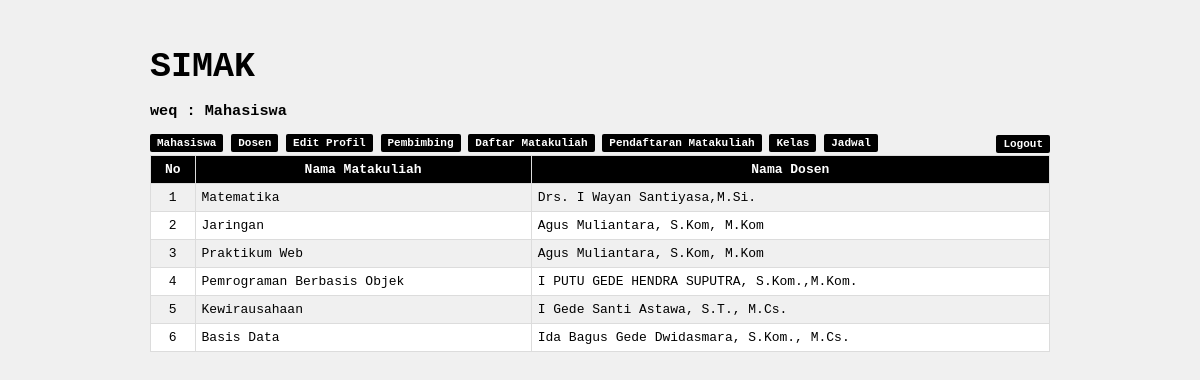
The page /dm.php (signed in) on the database its author committed.
### tables this page shows
CREATE TABLE `user` (
  `KodeUser` varchar(20) NOT NULL,
  `Username` varchar(15) NOT NULL,
  `Pwd` varchar(20) NOT NULL,
  `Nama` varchar(100) NOT NULL,
  `Otoritas` enum('Dosen','Mahasiswa','Staff') NOT NULL,
  `Status` enum('Verifikasi','Meninggal','Putus Kontrak','Belum Bayar','Mutasi') NOT NULL
);

CREATE TABLE `matakuliah` (
  `KodeMK` int(11) NOT NULL,
  `NamaMK` varchar(50) NOT NULL,
  `Dosen` varchar(25) NOT NULL
);

CREATE TABLE `dosen` (
  `nip` varchar(30) NOT NULL,
  `nama` varchar(100) DEFAULT NULL,
  `email` varchar(50) DEFAULT NULL,
  `jk` enum('P','L') DEFAULT NULL,
  `jabatan_terakhir` varchar(20) DEFAULT NULL,
  `Status` enum('Verifikasi','Mutasi','Meninggal','Putus Kontrak') NOT NULL
);

### dm.php (the view, shortened to what this page needs)
<html>
    <head>
        <link type="text/css" rel="stylesheet" href="css/style.css">
    </head>
    <body>
        <div class="container">
            <h2>SIMAK</h2>
            <?php
                include "koneksi.php";
                $User=$_SESSION['Username'];
                $kode=mysqli_query($koneksi,"select * from user where Username = '$User'");
                $data=mysqli_fetch_array($kode);
                $otoritas = $data['Otoritas'];
            ?>
            <h3 style="color: black">
              <?php echo $data['Nama']; ?> : <?php echo $data['Otoritas']; ?>
            </h3>
            <?php
              if ($otoritas == "Mahasiswa") {
                ?>
                  <a href='mahasiswa.php'>Mahasiswa</a>
                  <a href='dosen.php'>Dosen</a>
                  <a href='edit.php'>Edit Profil</a>
                  <a href='pembimbing.php'>Pembimbing</a>
                  <a href='dm.php'>Daftar Matakuliah</a>
                  <a href="pm.php">Pendaftaran Matakuliah</a>
                  <a href="kelas.php">Kelas</a>
                  <a href="jadwal.php">Jadwal</a>
                  <a href="logout.php" style="float: right;">Logout</a>
                <?php
              }
            ?>
            <table border="1" width="100%" class="tabel" style="margin-top:5px">
                <thead>
                <tr>
                    <th>No</th>
                    <th>Nama Matakuliah</th>
                    <th>Nama Dosen</th>
                </tr>
                </thead>
                <tbody id="tabel">
                <?php
                    include "koneksi.php";
                    $query_mysqli = mysqli_query($koneksi, "SELECT * FROM matakuliah")or die(mysql_error());
                    $nomor = 1;
                    while($data = mysqli_fetch_array($query_mysqli)){
                ?>
                <tr>
                    <td align="center"><?php echo $nomor++; ?></td>
                    <td><?php
                          echo $data['NamaMK'];
                        ?></td>
                    <td><?php
                          $nip = $data['Dosen'];
                          $query_dosen = mysqli_query($koneksi, "SELECT nama FROM dosen WHERE nip = $nip");
                          while ($nipd = mysqli_fetch_array($query_dosen)) {
                            echo $nipd['nama'];
                          }
                        ?></td>
                </tr>
                <?php } ?>
                </tbody>
            </table>
        </div>
    </body>
</html>

### css/style.css (style rules this page uses)
* { font-family: monospace; }
body { background-color:#f0f0f0; }
.container { height: auto; padding: 10px; width: 900px; color: #fff; margin: auto; }
h2 { font-size: 35px; font-weight: bold; margin-bottom: 5px; color: black; }
.tabel { border-collapse: collapse; }
.tabel, .tabel th, .tabel td { border: 1px solid gainsboro; padding: 6px; }
.tabel th { background-color:#000000; color: #fff; }
.tabel tr:nth-child(odd) { background-color: #f0f0 ; }
.tabel tr:nth-child(even) { background-color: #FFF ; }
a { text-decoration: none; color: white; background-color: #000000; padding: 3px; border-radius: 2px; font-size: 11px; font-weight: bold; padding: 3px 7px 3px 7px; }

### rows shown on the page
user: Nama "weq", Otoritas "Mahasiswa"
matakuliah: NamaMK "Matematika"
dosen: nama "Drs. I Wayan Santiyasa,M.Si."
matakuliah: NamaMK "Jaringan"
dosen: nama "Agus Muliantara, S.Kom, M.Kom"
matakuliah: NamaMK "Praktikum Web"
matakuliah: NamaMK "Pemrograman Berbasis Objek"
dosen: nama "I PUTU GEDE HENDRA SUPUTRA, S.Kom.,M.Kom."
matakuliah: NamaMK "Kewirausahaan"
dosen: nama "I Gede Santi Astawa, S.T., M.Cs."
matakuliah: NamaMK "Basis Data"
dosen: nama "Ida Bagus Gede Dwidasmara, S.Kom., M.Cs."
